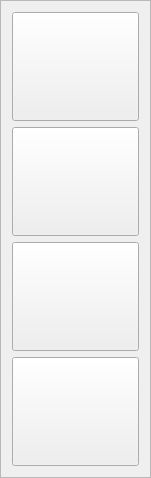
    <widget class="QFrame" name="Bframe_4">
     <property name="geometry">
      <rect>
       <x>686</x>
       <y>67</y>
       <width>151</width>
       <height>478</height>
      </rect>
     </property>
     <property name="autoFillBackground">
      <bool>false</bool>
     </property>
     <property name="styleSheet">
      <string notr="true">border-image:none;</string>
     </property>
     <property name="frameShape">
      <enum>QFrame::StyledPanel</enum>
     </property>
     <property name="frameShadow">
      <enum>QFrame::Raised</enum>
     </property>
     <layout class="QVBoxLayout" name="verticalLayout_5">
      <item>
       <widget class="QPushButton" name="room12_B">
        <property name="sizePolicy">
         <sizepolicy hsizetype="Minimum" vsizetype="Minimum">
          <horstretch>0</horstretch>
          <verstretch>0</verstretch>
         </sizepolicy>
        </property>
        <property name="font">
         <font>
          <underline>false</underline>
         </font>
        </property>
        <property name="cursor">
         <cursorShape>PointingHandCursor</cursorShape>
        </property>
        <property name="mouseTracking">
         <bool>false</bool>
        </property>
        <property name="focusPolicy">
         <enum>Qt::NoFocus</enum>
        </property>
        <property name="contextMenuPolicy">
         <enum>Qt::NoContextMenu</enum>
        </property>
        <property name="autoFillBackground">
         <bool>false</bool>
        </property>
        <property name="styleSheet">
         <string notr="true">QPushButton{
border-image: url(:/ROOM/EMPTYROOM_12);
}

QPushButton:hover{
border-image: url(:/ROOM/EMPTYROOM_12_T);
}

QPushButton:checked{
border-image: url(:/ROOM/PAIDROOM_12);
}
</string>
        </property>
        <property name="text">
         <string/>
        </property>
        <property name="checkable">
         <bool>true</bool>
        </property>
        <property name="autoRepeat">
         <bool>false</bool>
        </property>
        <property name="autoExclusive">
         <bool>false</bool>
        </property>
        <property name="autoDefault">
         <bool>false</bool>
        </property>
        <property name="default">
         <bool>false</bool>
        </property>
        <property name="flat">
         <bool>false</bool>
        </property>
       </widget>
      </item>
      <item>
       <widget class="QPushButton" name="room11_B">
        <property name="sizePolicy">
         <sizepolicy hsizetype="Minimum" vsizetype="Minimum">
          <horstretch>0</horstretch>
          <verstretch>0</verstretch>
         </sizepolicy>
        </property>
        <property name="font">
         <font>
          <underline>false</underline>
         </font>
        </property>
        <property name="cursor">
         <cursorShape>PointingHandCursor</cursorShape>
        </property>
        <property name="mouseTracking">
         <bool>false</bool>
        </property>
        <property name="focusPolicy">
         <enum>Qt::NoFocus</enum>
        </property>
        <property name="contextMenuPolicy">
         <enum>Qt::NoContextMenu</enum>
        </property>
        <property name="autoFillBackground">
         <bool>false</bool>
        </property>
        <property name="styleSheet">
         <string notr="true">QPushButton{
border-image: url(:/ROOM/EMPTYROOM_11);
}

QPushButton:hover{
border-image: url(:/ROOM/EMPTYROOM_11_T);
}

QPushButton:checked{
border-image: url(:/ROOM/PAIDROOM_11);
}
</string>
        </property>
        <property name="text">
         <string/>
        </property>
        <property name="checkable">
         <bool>true</bool>
        </property>
        <property name="checked">
         <bool>false</bool>
        </property>
        <property name="autoRepeat">
         <bool>false</bool>
        </property>
        <property name="autoExclusive">
         <bool>false</bool>
        </property>
        <property name="autoDefault">
         <bool>false</bool>
        </property>
        <property name="default">
         <bool>false</bool>
        </property>
        <property name="flat">
         <bool>false</bool>
        </property>
       </widget>
      </item>
      <item>
       <widget class="QPushButton" name="room10_B">
        <property name="sizePolicy">
         <sizepolicy hsizetype="Minimum" vsizetype="Minimum">
          <horstretch>0</horstretch>
          <verstretch>0</verstretch>
         </sizepolicy>
        </property>
        <property name="font">
         <font>
          <underline>false</underline>
         </font>
        </property>
        <property name="cursor">
         <cursorShape>PointingHandCursor</cursorShape>
        </property>
        <property name="mouseTracking">
         <bool>false</bool>
        </property>
        <property name="focusPolicy">
         <enum>Qt::NoFocus</enum>
        </property>
        <property name="contextMenuPolicy">
         <enum>Qt::NoContextMenu</enum>
        </property>
        <property name="autoFillBackground">
         <bool>false</bool>
        </property>
        <property name="styleSheet">
         <string notr="true">QPushButton{
border-image: url(:/ROOM/EMPTYROOM_10);
}

QPushButton:hover{
border-image: url(:/ROOM/EMPTYROOM_10_T);
}

QPushButton:checked{
border-image: url(:/ROOM/PAIDROOM_10);
}
</string>
        </property>
        <property name="text">
         <string/>
        </property>
        <property name="checkable">
         <bool>true</bool>
        </property>
        <property name="checked">
         <bool>false</bool>
        </property>
        <property name="autoRepeat">
         <bool>false</bool>
        </property>
        <property name="autoExclusive">
         <bool>false</bool>
        </property>
        <property name="autoDefault">
         <bool>false</bool>
        </property>
        <property name="default">
         <bool>false</bool>
        </property>
        <property name="flat">
         <bool>false</bool>
        </property>
       </widget>
      </item>
      <item>
       <widget class="QPushButton" name="room9_B">
        <property name="sizePolicy">
         <sizepolicy hsizetype="Minimum" vsizetype="Minimum">
          <horstretch>0</horstretch>
          <verstretch>0</verstretch>
         </sizepolicy>
        </property>
        <property name="font">
         <font>
          <underline>false</underline>
         </font>
        </property>
        <property name="cursor">
         <cursorShape>PointingHandCursor</cursorShape>
        </property>
        <property name="mouseTracking">
         <bool>false</bool>
        </property>
        <property name="focusPolicy">
         <enum>Qt::NoFocus</enum>
        </property>
        <property name="contextMenuPolicy">
         <enum>Qt::NoContextMenu</enum>
        </property>
        <property name="autoFillBackground">
         <bool>false</bool>
        </property>
        <property name="styleSheet">
         <string notr="true">QPushButton{
border-image: url(:/ROOM/EMPTYROOM_9);
}

QPushButton:hover{
border-image: url(:/ROOM/EMPTYROOM_9_T);
}

QPushButton:checked{
border-image: url(:/ROOM/PAIDROOM_9);
}
</string>
        </property>
        <property name="text">
         <string/>
        </property>
        <property name="checkable">
         <bool>true</bool>
        </property>
        <property name="checked">
         <bool>false</bool>
        </property>
        <property name="autoRepeat">
         <bool>false</bool>
        </property>
        <property name="autoExclusive">
         <bool>false</bool>
        </property>
        <property name="autoDefault">
         <bool>false</bool>
        </property>
        <property name="default">
         <bool>false</bool>
        </property>
        <property name="flat">
         <bool>false</bool>
        </property>
       </widget>
      </item>
     </layout>
    </widget>
